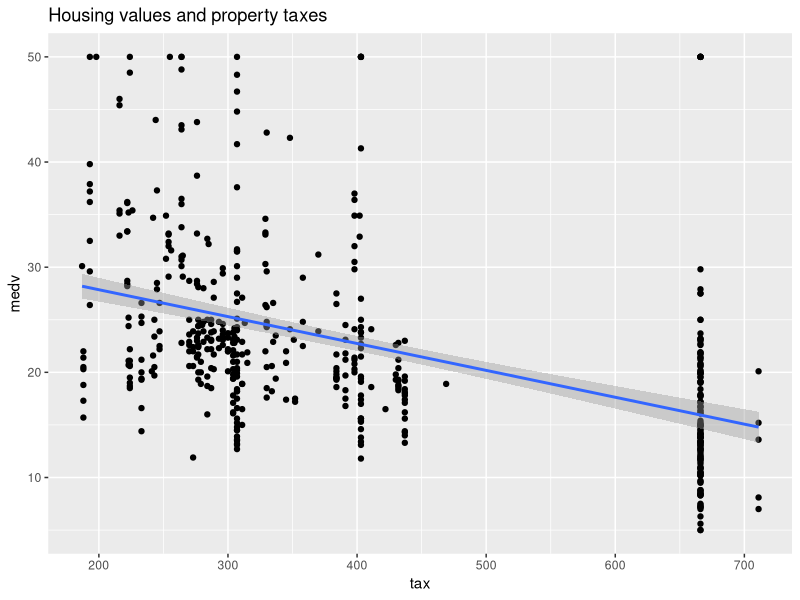
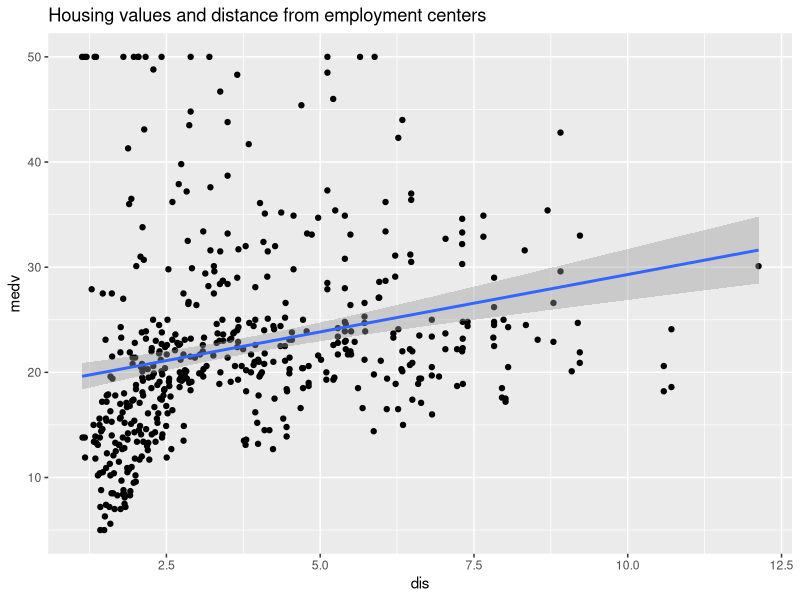
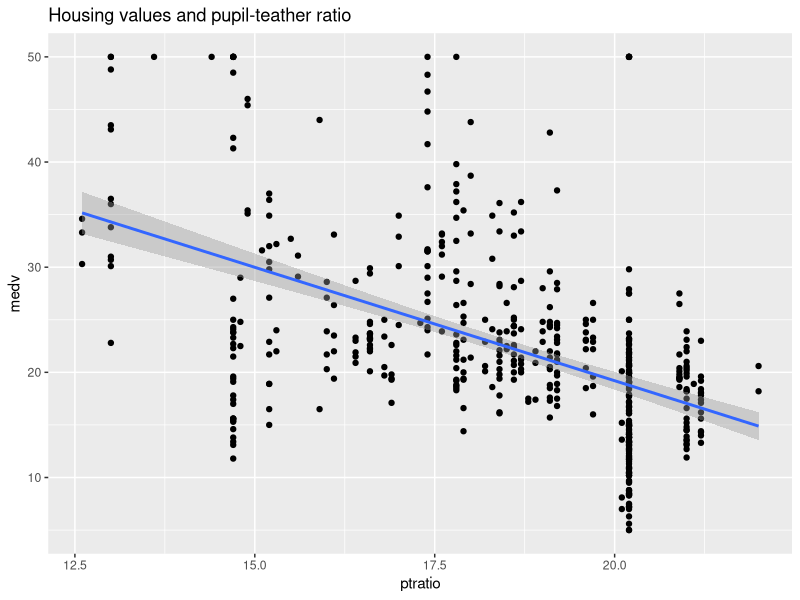
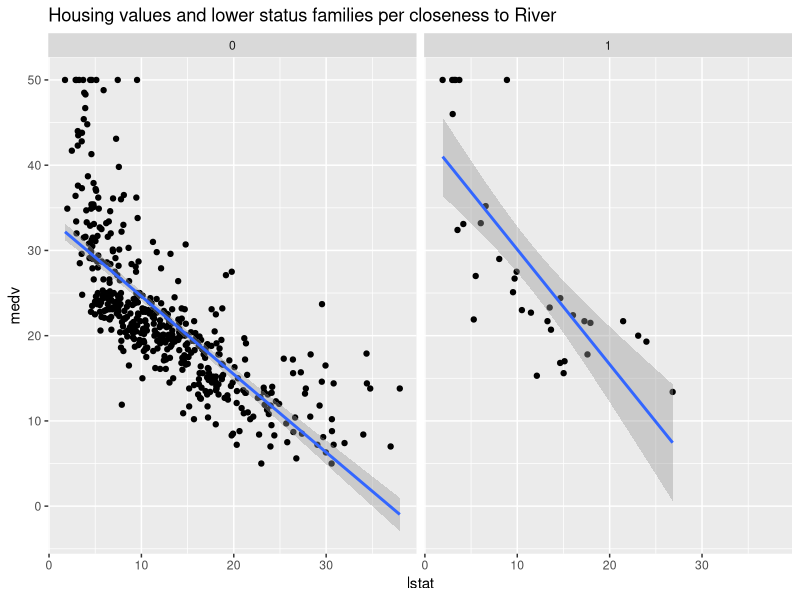
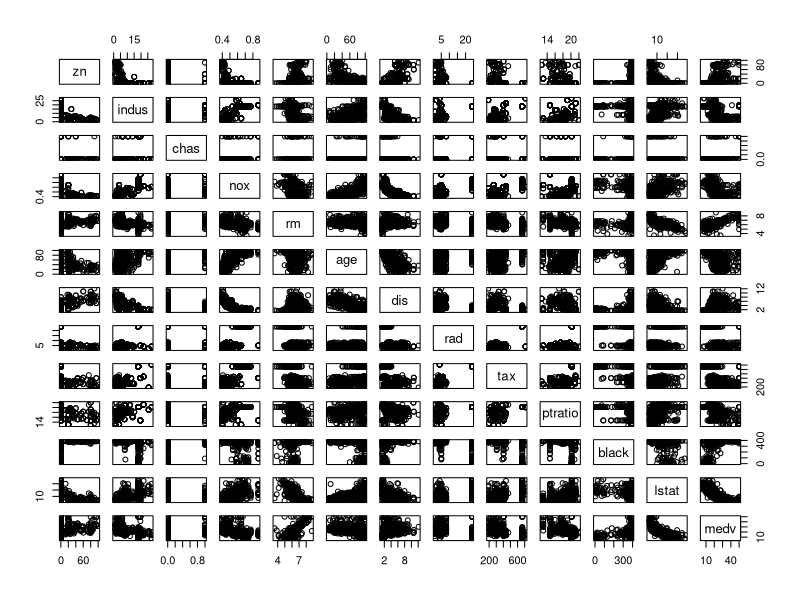
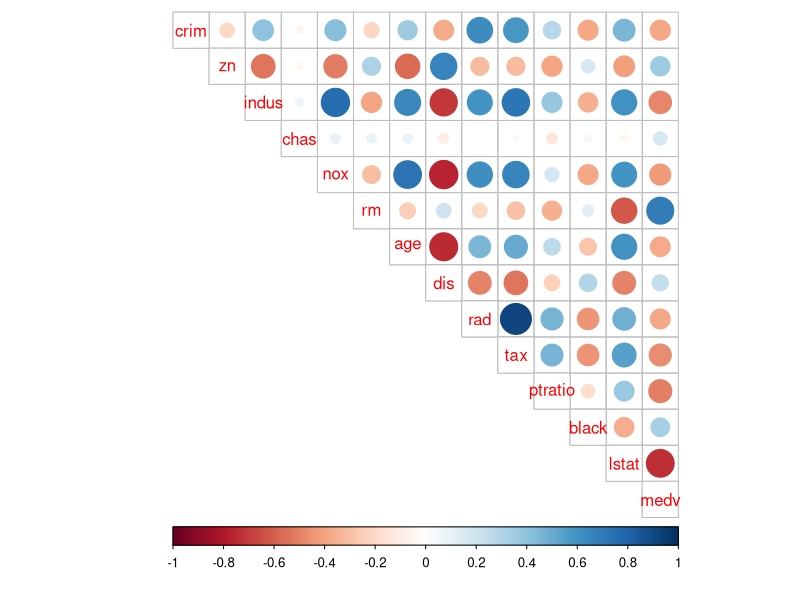
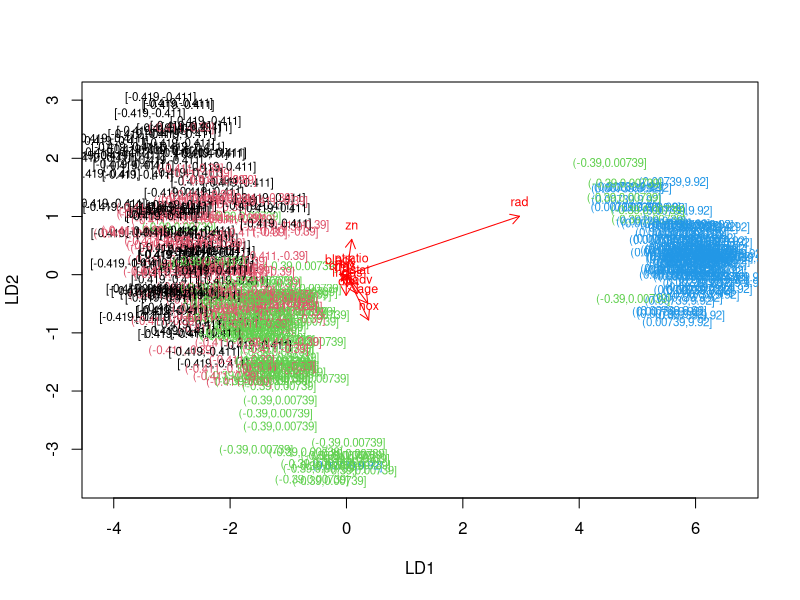
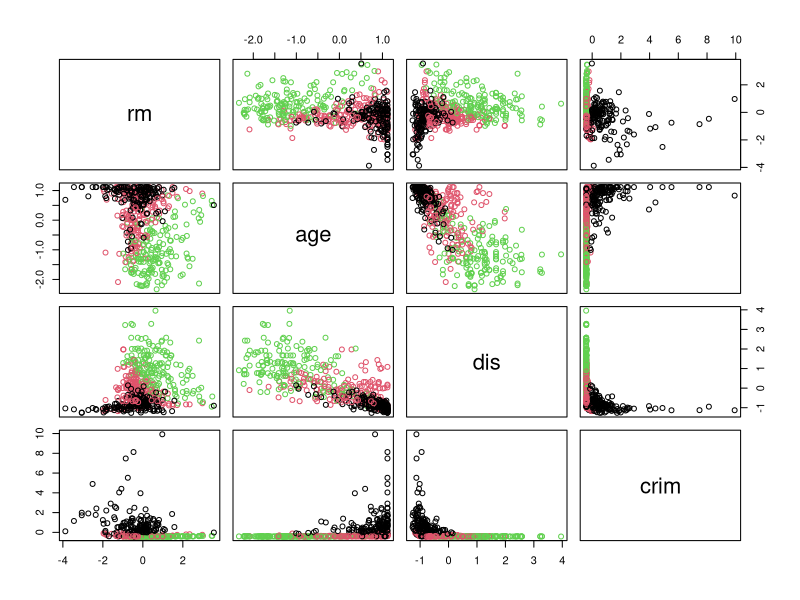

Write R code to recreate these figures, in order.
## ---- chunk 1

# access the MASS package and other packages
library(MASS)

library(tidyr); library(dplyr); library(ggplot2)
library(readr)

# load the data
data("Boston")

# explore the dataset
str(Boston)
dim(Boston)
colnames(Boston)

# The Boston data includes different variables to analyze housing Values in the suburbs of Boston. These variables include crime rates, average number of rooms, distance form Boston employment centers, and accessibility to highways.The data set contains 506 observations from 14 variables. Most of the variables are numeric, but there are also some integers.


## ---- chunk 2

library(ggplot2)
library(tidyverse)
library(readr)
library(dplyr)
library(GGally)

# Plottings graphs of variables
ggplot(Boston, aes(x = tax, y = medv)) + geom_point() + geom_smooth(method = "lm") + ggtitle("Housing values and property taxes")

ggplot(Boston, aes(x = dis, y = medv)) + geom_point() + geom_smooth(method = "lm") + ggtitle("Housing values and distance from employment centers")

ggplot(Boston, aes(x = ptratio, y = medv)) + geom_point() + geom_smooth(method = "lm") + ggtitle("Housing values and pupil-teather ratio")

ggplot(Boston, aes(x = lstat, y = medv)) + geom_point() + geom_smooth(method = "lm") + facet_wrap("chas") + ggtitle("Housing values and lower status families per closeness to River")

# The graphs showcase some examples of the relationships between housing values and the other variables. For example, there seems to be a positive relation between housing values and distance to employment centers and a negative relation between housing values and pupil-teacher ratio. Both relations seem fairly intuitive.


# Plotting a matrix with ggpairs()
pairs(Boston[-1])
p <- ggpairs(Boston, mapping = aes(), lower = list(combo = wrap("facethist", bins = 10)))

library(corrplot)
cor_matrix <- cor(Boston) 
cor_matrix
corrplot(cor_matrix, method="circle", type = "upper", cl.pos = "b", tl.pos = "d")

# The correlation plot shows a visual representation of correlations between the variables, with bigger bubble and a darker indicating high correlation in absolute terms. Also, the correlation matrix shows correlations of the different variables.

# Showing summary of the variables
summary(Boston)

# Summary statistics show for each variables min and max values,mean and median values as well as the 1st and 3rd quantiles. One can observe that the variables have quite different scales and characteristics.

## ---- chunk 3

# Scaling the Boston dataset
boston_scaled <- scale(Boston)

# Summaries of the scaled variables
summary(boston_scaled)

# Changing the object to data frame
boston_scaled <- as.data.frame(boston_scaled)

#Standardization centers each variable around mean = 0 and scales the variables by their standard deviation. This makes them more easily comparable. 


#Creating a categorical variable of the crime rate in the Boston dataset 

boston_scaled$crim <- as.numeric(boston_scaled$crim)

# looking at a summary of the scaled crime rate
summary(boston_scaled$crim)

# Creating a quantile vector of crim and printing it
bins <- quantile(boston_scaled$crim)
bins

# Creating a categorical variable 'crime' by using the quantiles as the break points in the categorical variable 
crime <- cut(boston_scaled$crim, breaks = bins, include.lowest = TRUE, levels = c("low", "med_low", "med_high", "high"))

# Looking at the table of the new factor crime
table(crime)

# Removing original crim from the dataset
boston_scaled <- dplyr::select(boston_scaled, -crim)

# Adding the new categorical value to scaled data
boston_scaled <- data.frame(boston_scaled, crime)


# Dividing the data set to train and test sets

# Looking at the number of rows in the scaled Boston dataset 
n <- nrow(boston_scaled)

# Choosing randomly 80% of the rows
ind <- sample(n,  size = n * 0.8)

# Creating the train set that includes the randomly chosen 80 percent of rows
train <- boston_scaled[ind,]

# Creating the test set that includes the rest of the rows
test <- boston_scaled[-ind,]

# Saving the correct classes from test data
correct_classes <- test$crime

# Removing the crime variable from test data
test <- dplyr::select(test, -crime)



## ---- chunk 4

# Fitting the linear discriminant analysis. The categorical crime rate is the target variable and all the other variables are the predictor variables
lda.fit <- lda(crime ~ ., data = train)

# Printing the lda.fit object
lda.fit

# Creating a lda biplot arrows
lda.arrows <- function(x, myscale = 1, arrow_heads = 0.1, color = "red", tex = 0.75, choices = c(1,2)){
  heads <- coef(x)
  graphics::arrows(x0 = 0, y0 = 0, 
         x1 = myscale * heads[,choices[1]], 
         y1 = myscale * heads[,choices[2]], col=color, length = arrow_heads)
  text(myscale * heads[,choices], labels = row.names(heads), 
       cex = tex, col=color, pos=3)
}

# Target classes as numeric
classes <- as.numeric(train$crime)

# Plotting the lda results 
plot(lda.fit, dimen = 2, col = classes, pch = classes)
lda.arrows(lda.fit, myscale = 1)

# Predicting classes with test data
lda.pred <- predict(lda.fit, newdata = test)

# Cross-tabulating the results
table(correct = correct_classes, predicted = lda.pred$class)

# The result shows that 74 of 102, meaning about 71 %, are predicted at the correct class (indicated by the range of the quantile)

## ---- chunk 5

# Reloading and scaling the Boston data set
library(MASS)
data("Boston")
boston_scaled <- as.data.frame(scale(Boston))
boston_scaled$crim <- as.numeric(boston_scaled$crim)

# Calculating the distances between the observations using the Euclidean method
dist_eu <- dist(boston_scaled, method = "euclidean")

# Looking at the summary of the distances
summary(dist_eu)


library(ggplot2)
set.seed(123)
library(tidyverse) 
library(cluster) 

# Running k-means algorithm and investigate the optimal number of clusters

# Looking first at k-means clustering with 3 centers
km <- kmeans(boston_scaled, centers = 3)

# Plotting the Boston dataset with clusters for selected variables
pairs(boston_scaled[c("rm", "age", "dis", "crim")], col = km$cluster)


# Now, trying to find the optimal number of clusters

# determine the number of clusters
k_max <- 10

# calculate the total within sum of squares
twcss <- sapply(1:k_max, function(k){kmeans(boston_scaled, k)$tot.withinss})


# visualize the results
qplot(x = 1:k_max, y = twcss, geom = 'line')

# The optimal number of clusters is when the value of total WCSS changes radically. The graphs shows that this happens with two clusters.  

# k-means clustering with the optimal number of clusters
km <- kmeans(boston_scaled, centers = 2)

# Plotting the Boston dataset with clusters (looking at only selected variables for easier visualization)
pairs(boston_scaled[c("rm", "age", "dis", "crim")], col = km$cluster)

# The plots in red and black the separation of the data points to two different clusters. For some selected variables chosen, it shows that quite clear clustering around certain values. 

## ---- chunk 6
# End of Chapter 4
date()

